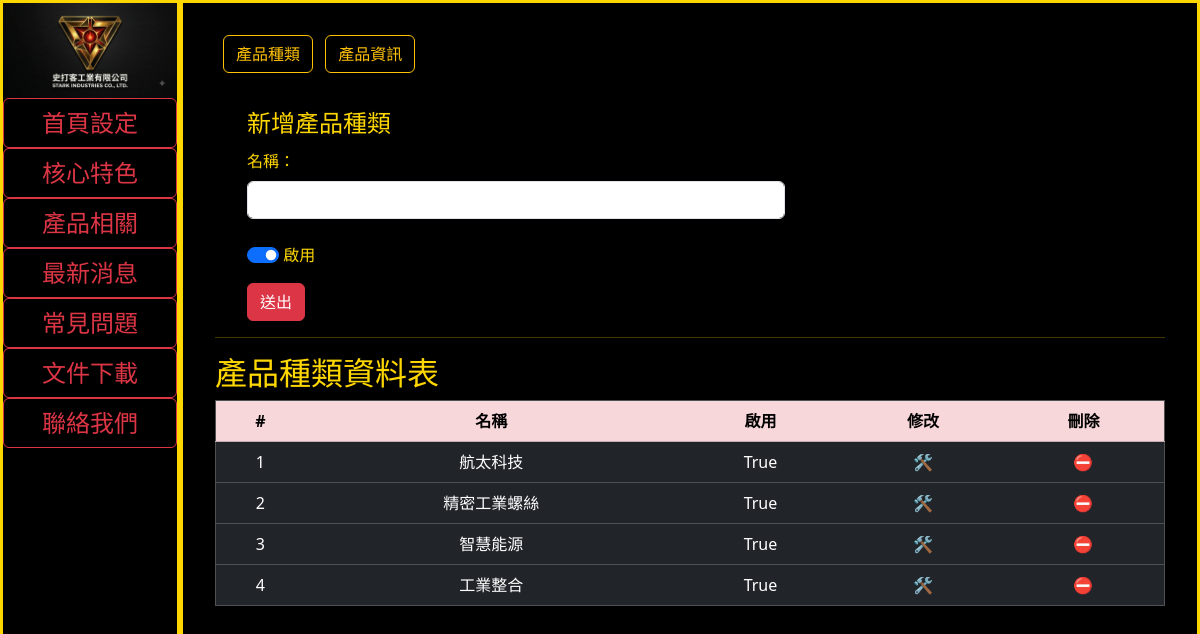
Page /backend/product/category/ on the committed database.
### internal/models.py (models this page shows)
class Category(models.Model):
    categoryid = models.AutoField(primary_key=True)
    name = models.CharField(max_length=30, null=False)
    enable = models.BooleanField(default=True, null=False)

### backend/views.py (the view)
# urls.py: path("backend/product/category/", backend.Category),
def Category(request, categoryId :int=0, actionType :str=None):
    if request.method == "POST":
        form = ValidForm.Category(request.POST)
        if form.is_valid():
            if actionType == "put" and categoryId > 0:
                record = models.Category.objects.get(categoryid=categoryId)
                record.name = request.POST['name']
                record.enable = True if request.POST.get('enable') is not None and request.POST.get('enable').lower() == "true" else False
                record.save()
                msg = "update success!"
            else:
                name = request.POST['name']
                enable = True if request.POST.get('enable') is not None and request.POST.get('enable').lower() == "true" else False
                record = models.Category.objects.create(name=name, enable=enable)
                record.save()
                msg = "insert success!"
        else:
            formError = form.errors
            error = ""
            for e in formError.values:
                error = error + e + " \t"
            msg = error
            form = ValidForm()
    else:
        if actionType == "delete" and categoryId > 0:
            record = models.Category.objects.get(categoryid=categoryId)
            record.delete()
            msg = "delete success!"
    query = models.Category.objects.all()
    data = query
    mainType = pageMainType[2]
    subType = pageSubType[mainType][0]
    menu = typeData
    subMenu = subTypeData.get(mainType)
    currentTypeName = pageTypeName[subType]
    return render(request, "backend_category.htm", locals())

### templates_admin/backend_category.htm (shortened to what this page needs)
{% extends "backend_template.htm" %}
{% load static %}
{% block content%}
<div id="iframeBody">
	<div class="backendSubMenu">
		{% for type in subMenu %}
		<button class="btn btn-outline-warning" onclick="changePage('{{mainType}}', '{{type.type}}');">{{type.typeName}}</button>
		{% endfor%}
	</div>
	<div class="formSet">
		<form action="/backend/{{mainType}}/{{subType}}/" method="POST" enctype="multipart/form-data">
			<fieldset>
				<legend>新增{{ currentTypeName }}</legend>
				<div class="mb-3">
					<label class="form-label" for="name">名稱：</label>
					<input class="form-control" name="name" maxlength="30" required/><br>
					<div class="form-switch">
						<input class="form-check-input" type="checkbox" role="switch" name="enable" id="enableTrue" value="true" checked />
						<label class="form-check-label" for="enableTrue">啟用</label><br>
					</div>
				</div>
				<input class="btn btn-danger" type="submit" value="送出" />
			</fieldset>
		</form>
	</div>
	<hr>
	{% if data %}
	<div>
		<h2>{{ currentTypeName }}資料表</h2>
		<table class="table table-dark" id="rawTable" border="1">
			<tr class="table-danger">
				<th>#</th>
				<th>名稱</th>
				<th>啟用</th>
				<th>修改</th>
				<th>刪除</th>
			</tr>
			{% for row in data%}
			<tr>
				<td>{{row.categoryid}}</td>
				<td>{{row.name}}</td>
				<td>{{row.enable}}</td>
				<td><span onclick='putData(
								{{ row.categoryid }},
								"{{ row.name }}",
								("{{ row.enable }}" === "True" ? true : false),
								"{{mainType}}",
								"{{subType}}"
						)'>🛠️</span></td>
				<td><span onclick="deleteData({{ row.categoryid }}, '{{mainType}}', '{{subType}}');">⛔️</span></td>
			</tr>
			{% endfor %}
		</table>
	</div>
	{% endif %}
  </div>
{% endblock %}

### static/css/backend.css (style rules this page uses)
body { background-color: black; color: gold; width: 100%; font-size: 1rem; }
label { margin-right: 40px; }
table { text-align: center; }
tr { vertical-align: middle; }
#iframeBody { padding: 0 2em; }
.formSet { width: 60%; padding-left: 2em; }
.backendSubMenu { width: 100%; padding-top: 2em; padding-bottom: 2em; }
.backendSubMenu button { margin-left: .5em; }

### rows in the picture
Category: categoryid "1", name "航太科技", enable "True"
Category: categoryid "2", name "精密工業螺絲", enable "True"
Category: categoryid "3", name "智慧能源", enable "True"
Category: categoryid "4", name "工業整合", enable "True"

### other values in the picture
{{ typeName }} "首頁設定" "核心特色" "產品相關" "最新消息" "常見問題" "文件下載" "聯絡我們"
{{ type.typeName }} "產品種類" "產品資訊"
{{ currentTypeName }} "產品種類"
